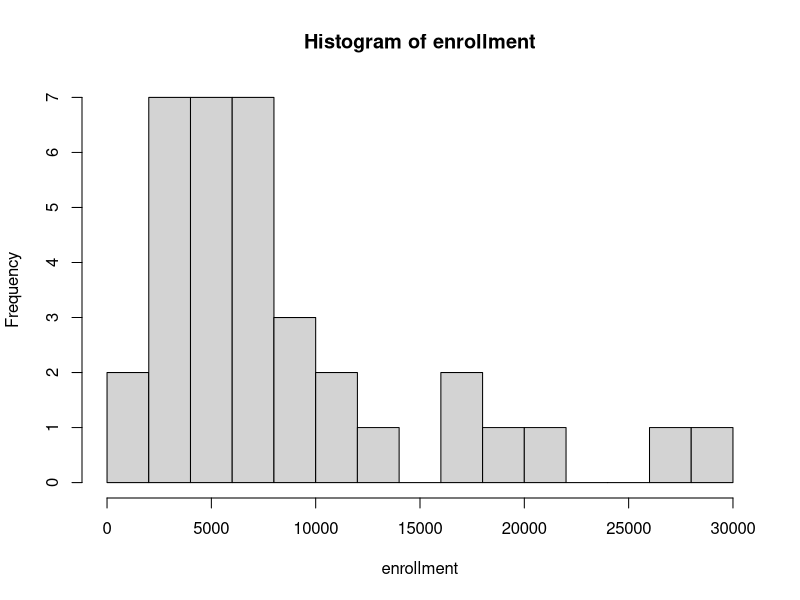
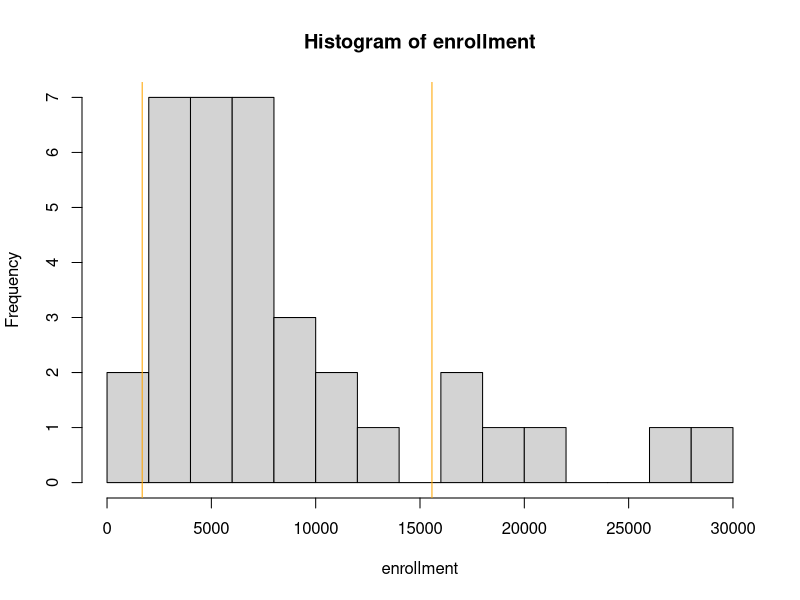

These charts were generated, in order, by the following R code:
## ---- chunk 1
knitr::opts_chunk$set(echo = TRUE)
## ---- chunk 2
section1 <- c(92, 88, 100, 96, 80, 82, 85, 93, 81, 95, 84, 92, 93, 90, 92)
section2 <- c(92, 90, 99, 95, 78, 81, 83, 94, 75, 98, 94, 96, 94, 89)
## ---- chunk 3
var(section1)  # section 1 variance
sd(section1)  # section 1 standard dev
var(section2)  # section 2 variance
sd(section2)  # section 2 standard dev
## ---- chunk 4
mean(section1) - 2 * sd(section1)
mean(section1) + 2 * sd(section1)
mean(section2) - 2 * sd(section2)
mean(section2) + 2 * sd(section2)
## ---- chunk 5
enrollment <- c(6414, 1550, 2109, 9350, 21828, 4300, 5944, 5722, 2825, 2044, 5481, 5200, 5853, 2750, 10012, 6357, 27000, 9414, 7681, 3200, 17500, 9200, 7380, 18314, 6557, 13713, 17768, 7493, 2771, 2861, 1263, 7285, 28165, 5080, 11622)
## ---- chunk 6
hist(enrollment, breaks=10)
## ---- chunk 7
mean(enrollment)
median(enrollment)
## ---- chunk 8
sd(enrollment)
## ---- chunk 9
up_bound = mean(enrollment) + sd(enrollment)
low_bound = mean(enrollment) - sd(enrollment)
up_bound
low_bound
## ---- chunk 10
hist(enrollment, breaks=10)
abline(v=up_bound, col='orange')
abline(v=low_bound, col='orange')
## ---- chunk 11
range_enroll <- enrollment[enrollment > low_bound]
range_enroll <- range_enroll[range_enroll < up_bound]
range_enroll
length(range_enroll)
## ---- chunk 12
max(enrollment)
min(enrollment)
max(enrollment) - min(enrollment)
## ---- chunk 13
sd(section1)
diffs <- (section1 - mean(section1))^2
sqrt(sum(diffs)/(length(diffs) - 1))
